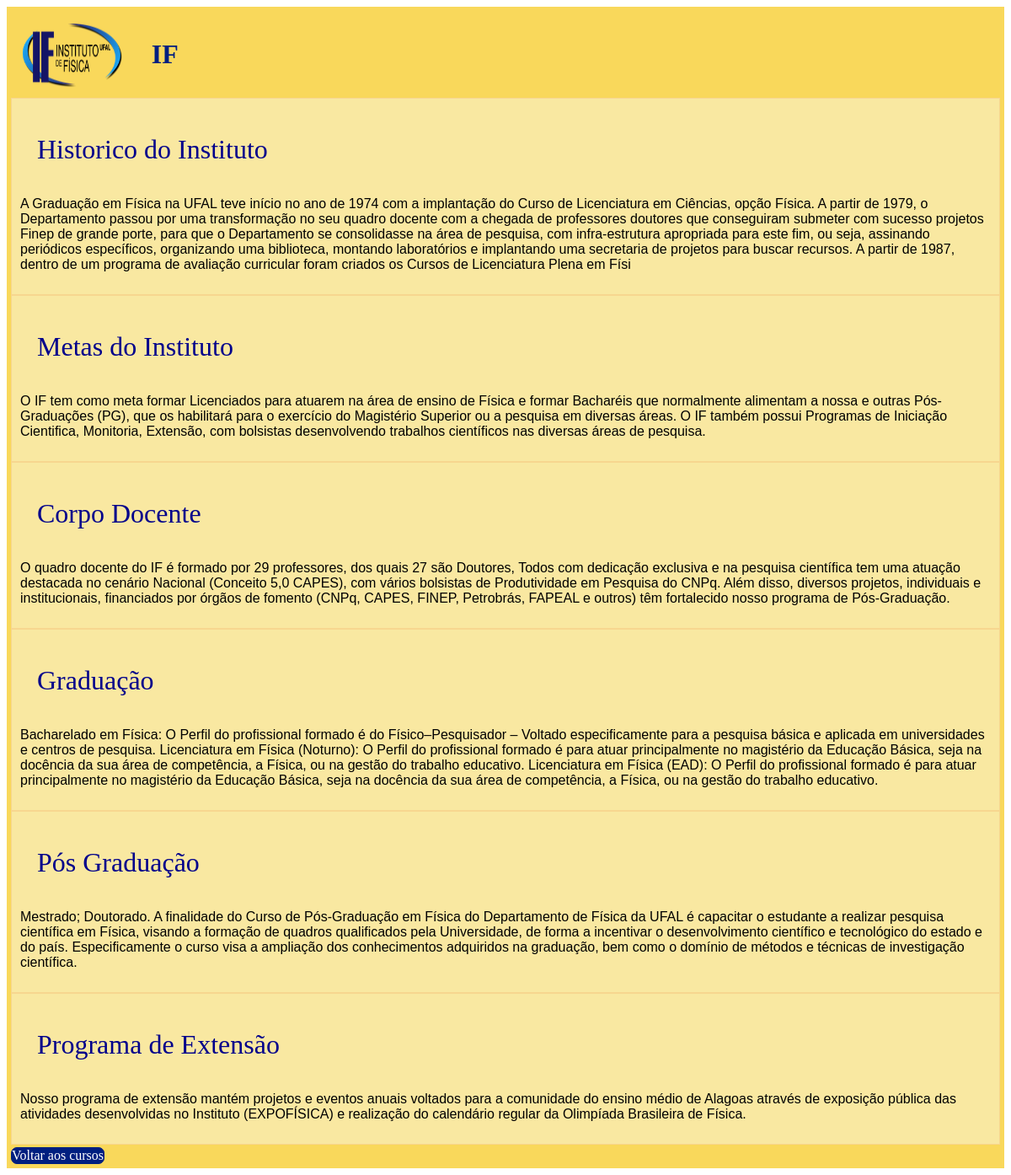
The app's page /lista/4/infos/ with its own data.
### lista/models.py (models this page shows, shortened)
class Palavra(models.Model):
    palavra=models.CharField(max_length=50)
    image=models.CharField(max_length=100)

class Informacao(models.Model):
    palavra=models.ForeignKey(Palavra, on_delete=models.CASCADE)
    titulo=models.CharField(max_length=200)
    texto=models.CharField(max_length=700)

### lista/views.py (the view)
# urls.py: path('<int:palavra_id>/infos/',views.infos,name='infos'),
def infos(request, palavra_id):
    palavra=get_object_or_404(Palavra, pk=palavra_id)
    if not palavra.informacao_set.exists():
        return render(request, 'lista/infos.html',{
            'palavra':palavra,
            'obs':'Palavra sem opções'
        })
    return render(request, 'lista/infos.html',{
        'palavra':palavra,
        'obs':''
    })

### lista/templates/lista/infos.html (shortened to what this page needs)
{% load static %}
<!DOCTYPE html>
<html>
    <head>
        <link rel="stylesheet" href="{% static 'css/styles.css' %}">
    </head>
    <body>
        <div class="infos-page">
            <div class="cabecalho">
                <img src="{%static 'images/'%}{{palavra.image}}" width="120px"/>
                <h1>{{palavra.palavra}}</h1>
            </div>
            {% for informacao in palavra.informacao_set.all %}
                <div class="infos">
                    <p class="title">{{informacao.titulo}}</p>
                    <p class="texto">{{informacao.texto}}</p>
                </div>
            {% endfor %}
            <a href="{% url 'lista:index' %}">Voltar aos cursos</a>
        </div>
    </body>
</html>

### lista/static/css/styles.css (style rules this page uses)
.infos-page { display: flex; flex-direction: column; max-width: 1465px; padding: 5px; background-color: #F9D85B; min-height: 100vh; align-items: left; }
.infos-page a { margin-top: 3px; width:fit-content; border:1px solid #001f80; background-color: #001f80; border-radius: 7px; color:white; }
.cabecalho { display: flex; padding-left: 1%; padding-top: 1%; padding-bottom: 1%; }
.cabecalho h1 { padding-left: 35px; color: #001f80; }
.infos { background-color:#F9E8A1; border: 1px solid #F7D68F; padding: 10px; }
.title { color:darkblue; align-self: center; padding-left: 20px; padding-bottom: 5px; font-family:'Times New Roman', Times, serif; font-size:xx-large; }
.texto { font-family:Verdana, Geneva, Tahoma, sans-serif; font-size: medium; }
a { text-decoration: none!important; }

### records on screen
Palavra: image (picture), palavra "IF"
Informacao: titulo "Historico do Instituto", texto "A Graduação em Física na UFAL teve início no ano de 1974 com a implantação do Curso de Licenciatura em Ciências, opção Física. A partir de 1979, o Departamento passou por uma transformação no seu quadro docente com a chegada de professores doutores que conseguiram submeter com sucesso projetos Finep de grande porte, para que o Departamento se consolidasse na área de pesquisa, com infra-estrutura apropriada para este fim, ou seja, assinando periódicos específicos, organizando uma biblioteca, montando laboratórios e implantando uma secretaria de projetos para buscar recursos. A partir de 1987, dentro de um programa de avaliação curricular foram criados os Cursos de Licenciatura Plena em Físi"
Informacao: titulo "Metas do Instituto", texto "O IF tem como meta formar Licenciados para atuarem na área de ensino de Física e formar Bacharéis que normalmente alimentam a nossa e outras Pós-Graduações (PG), que os habilitará para o exercício do Magistério Superior ou a pesquisa em diversas áreas. O IF também possui Programas de Iniciação Cientifica, Monitoria, Extensão, com bolsistas desenvolvendo trabalhos científicos nas diversas áreas de pesquisa."
Informacao: titulo "Corpo Docente", texto "O quadro docente do IF é formado por 29 professores, dos quais 27 são Doutores, Todos com dedicação exclusiva e na pesquisa científica tem uma atuação destacada no cenário Nacional (Conceito 5,0 CAPES), com vários bolsistas de Produtividade em Pesquisa do CNPq. Além disso, diversos projetos, individuais e institucionais, financiados por órgãos de fomento (CNPq, CAPES, FINEP, Petrobrás, FAPEAL e outros) têm fortalecido nosso programa de Pós-Graduação."
Informacao: titulo "Graduação", texto "Bacharelado em Física: O Perfil do profissional formado é do Físico–Pesquisador – Voltado especificamente para a pesquisa básica e aplicada em universidades e centros de pesquisa. Licenciatura em Física (Noturno): O Perfil do profissional formado é para atuar principalmente no magistério da Educação Básica, seja na docência da sua área de competência, a Física, ou na gestão do trabalho educativo. Licenciatura em Física (EAD): O Perfil do profissional formado é para atuar principalmente no magistério da Educação Básica, seja na docência da sua área de competência, a Física, ou na gestão do trabalho educativo."
Informacao: titulo "Pós Graduação", texto "Mestrado; Doutorado. A finalidade do Curso de Pós-Graduação em Física do Departamento de Física da UFAL é capacitar o estudante a realizar pesquisa científica em Física, visando a formação de quadros qualificados pela Universidade, de forma a incentivar o desenvolvimento científico e tecnológico do estado e do país. Especificamente o curso visa a ampliação dos conhecimentos adquiridos na graduação, bem como o domínio de métodos e técnicas de investigação científica."
Informacao: titulo "Programa de Extensão", texto "Nosso programa de extensão mantém projetos e eventos anuais voltados para a comunidade do ensino médio de Alagoas através de exposição pública das atividades desenvolvidas no Instituto (EXPOFÍSICA) e realização do calendário regular da Olimpíada Brasileira de Física."
